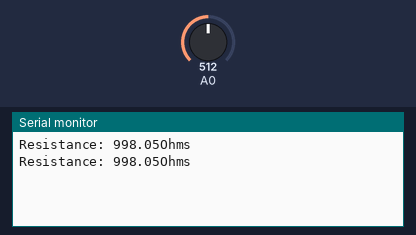
Bench run of a sketch on a simulated Arduino Uno, built with avr-gcc and run on an emulated ATmega328P. On the bench: the last lines printed to the serial monitor. The test bench sets the inputs (shaded band); at power-on: A0 = 512.

Above: at 1.8 s.
1.9 s: A0 set to 716
At 2.8 s:
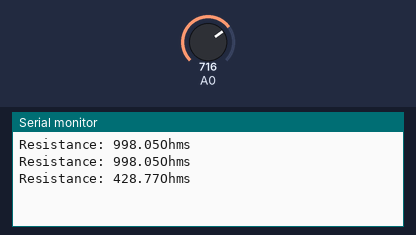
3.4 s: A0 set to 900
At 4.8 s:
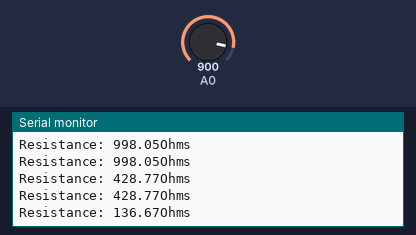
Timing chart, 0 to 6.4 s (numbered marks = the images above; inputs shaded):
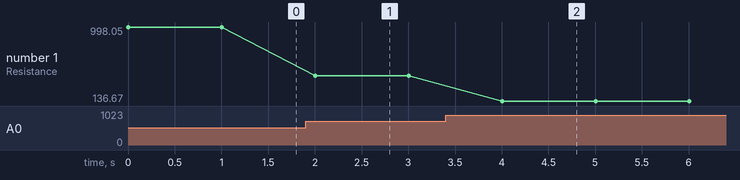

Measured:
- after the input at 1.9 s, the serial monitor: prints a new line after 0.10 s (image 1)
- after the input at 3.4 s, the serial monitor: prints a new line after 0.60 s (image 2)
- plotted number 1: 998.05 → 428.77 after the input at 1.9 s, 428.77 → 136.67 after the input at 3.4 s

The sketch:

task2.ino
```cpp
#define R1 1000
#define V_IN 5

int sensorValue = 0;
float Vout = 0;
float R2 = 0;
float buffer = 0;

void setup() {
    Serial.begin(9600);
}

void loop() {
    sensorValue = analogRead(A0);
    if (sensorValue) {
        Vout = (sensorValue * V_IN)/1023.0;
        R2 = R1 * ((V_IN/Vout) - 1);
        Serial.print("Resistance: ");
        Serial.print(R2);
        Serial.println("Ohms");
        delay(1000);
    }
}
```
